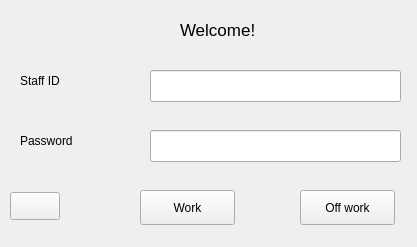
<?xml version="1.0" encoding="UTF-8"?>
<ui version="4.0">
 <class>Widget</class>
 <widget class="QWidget" name="Widget">
  <property name="geometry">
   <rect>
    <x>0</x>
    <y>0</y>
    <width>417</width>
    <height>247</height>
   </rect>
  </property>
  <property name="windowTitle">
   <string>Widget</string>
  </property>
  <widget class="QPushButton" name="pushButton">
   <property name="geometry">
    <rect>
     <x>140</x>
     <y>190</y>
     <width>95</width>
     <height>35</height>
    </rect>
   </property>
   <property name="text">
    <string>Work</string>
   </property>
  </widget>
  <widget class="QPushButton" name="pushButton_2">
   <property name="geometry">
    <rect>
     <x>300</x>
     <y>190</y>
     <width>95</width>
     <height>35</height>
    </rect>
   </property>
   <property name="text">
    <string>Off work</string>
   </property>
  </widget>
  <widget class="QLabel" name="label">
   <property name="geometry">
    <rect>
     <x>20</x>
     <y>70</y>
     <width>91</width>
     <height>21</height>
    </rect>
   </property>
   <property name="text">
    <string>Staff ID</string>
   </property>
  </widget>
  <widget class="QLabel" name="label_2">
   <property name="geometry">
    <rect>
     <x>20</x>
     <y>130</y>
     <width>91</width>
     <height>21</height>
    </rect>
   </property>
   <property name="text">
    <string>Password</string>
   </property>
  </widget>
  <widget class="QLabel" name="label_3">
   <property name="geometry">
    <rect>
     <x>180</x>
     <y>20</y>
     <width>201</width>
     <height>20</height>
    </rect>
   </property>
   <property name="font">
    <font>
     <pointsize>13</pointsize>
    </font>
   </property>
   <property name="text">
    <string>Welcome!</string>
   </property>
  </widget>
  <widget class="QLineEdit" name="lineEdit">
   <property name="geometry">
    <rect>
     <x>150</x>
     <y>70</y>
     <width>251</width>
     <height>32</height>
    </rect>
   </property>
  </widget>
  <widget class="QLineEdit" name="lineEdit_2">
   <property name="geometry">
    <rect>
     <x>150</x>
     <y>130</y>
     <width>251</width>
     <height>32</height>
    </rect>
   </property>
   <property name="echoMode">
    <enum>QLineEdit::Normal</enum>
   </property>
  </widget>
  <widget class="QPushButton" name="pushButton_3">
   <property name="geometry">
    <rect>
     <x>10</x>
     <y>192</y>
     <width>50</width>
     <height>28</height>
    </rect>
   </property>
   <property name="text">
    <string/>
   </property>
  </widget>
 </widget>
 <layoutdefault spacing="6" margin="11"/>
 <resources/>
 <connections/>
</ui>
